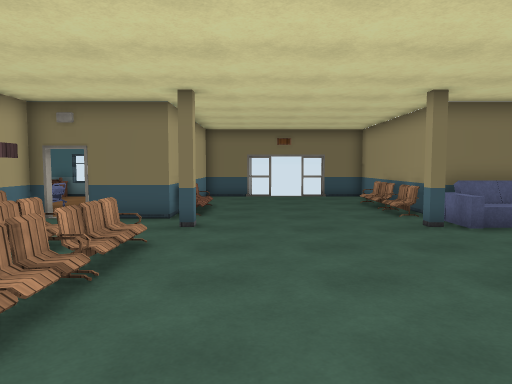
[1] (above)

18 first-person views from a walk through a scene from a Unity 3-D project. The camera is 1.5 m above the floor, tilts 4° down and sees 70° across. The floor is counted in squares, 1 m on a side. Each view is taken from the middle of a square. On the plan, view 1 faces up. The plan holds only what a view shows up to about 16 squares ahead; the rest is blank. The place goes on beyond the plan. The player character is not drawn. Door leaves are left out, so doorways stand open. Some surface patterns are stand-ins.

[2]
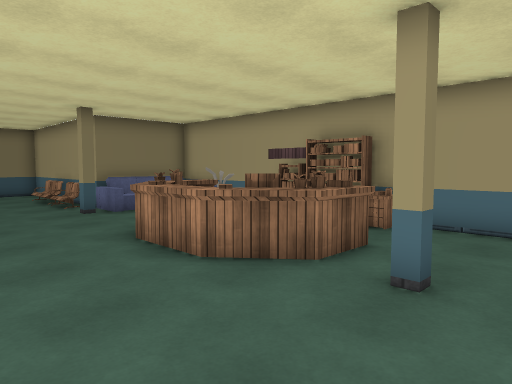

[3]
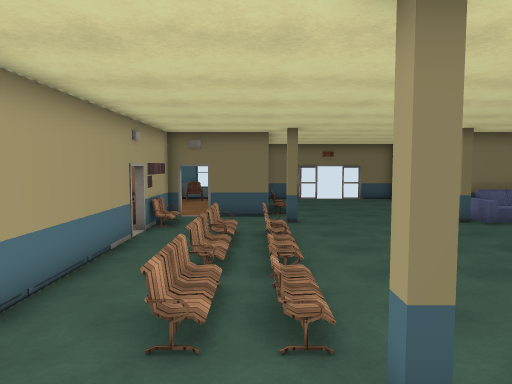

[4]
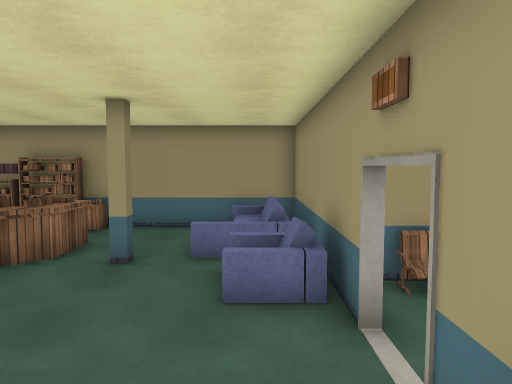

[5]
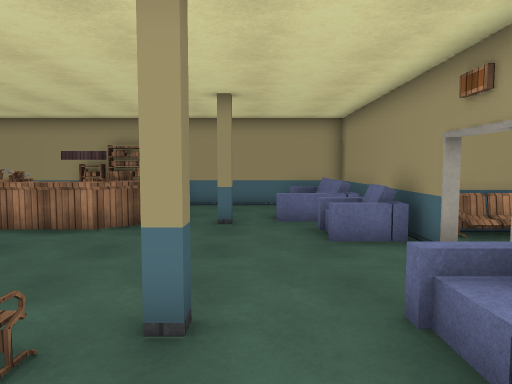

[6]
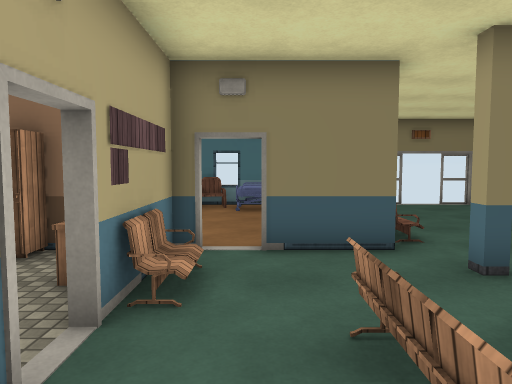

[7]
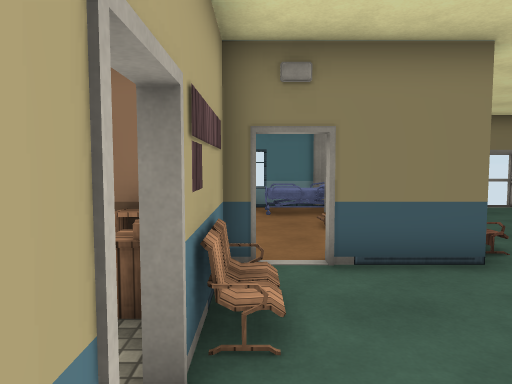

[8]
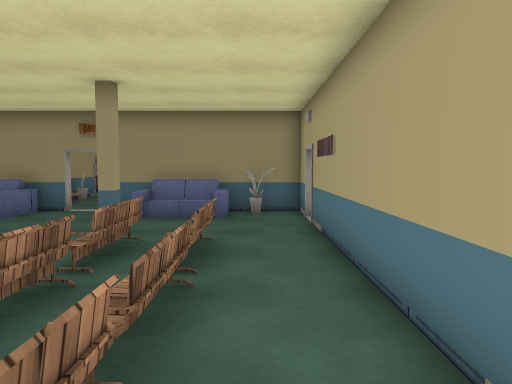

[9]
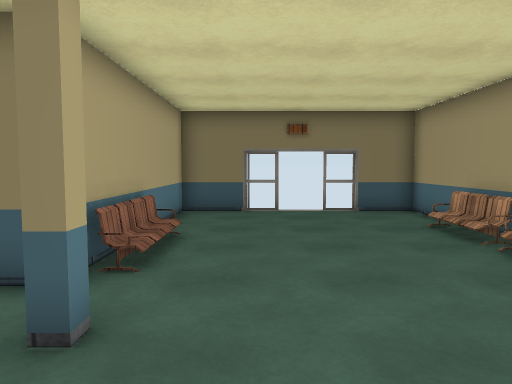

[10]
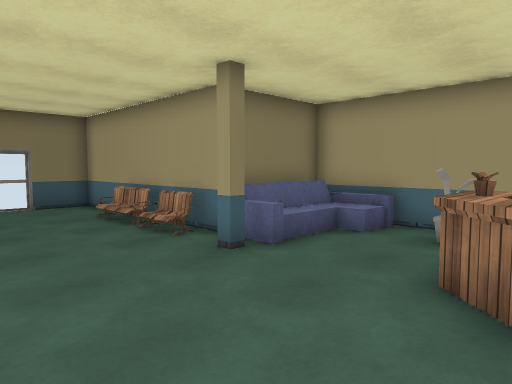

[11]
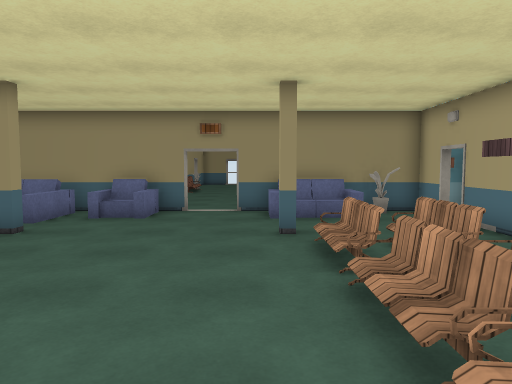

[12]
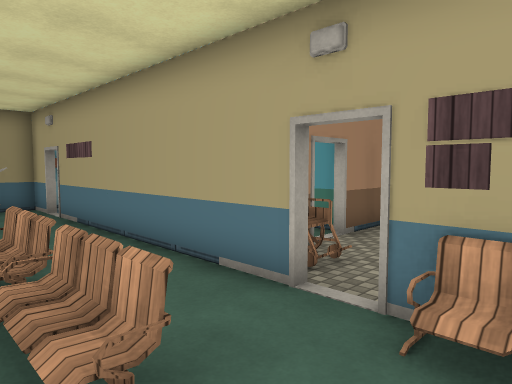

[13]
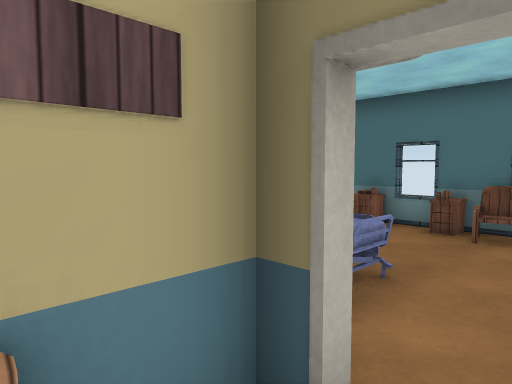

[14]
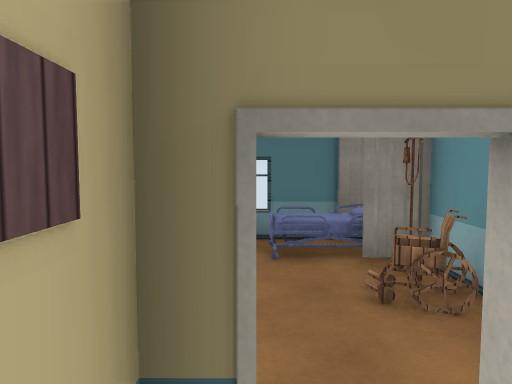

[15]
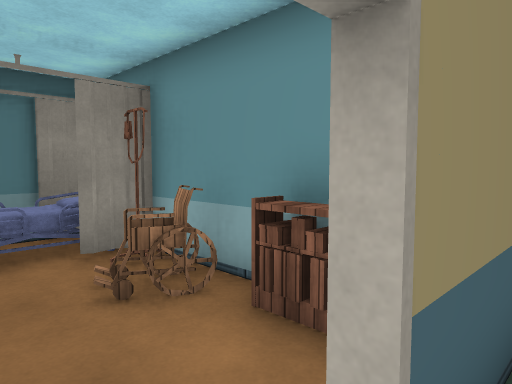

[16]
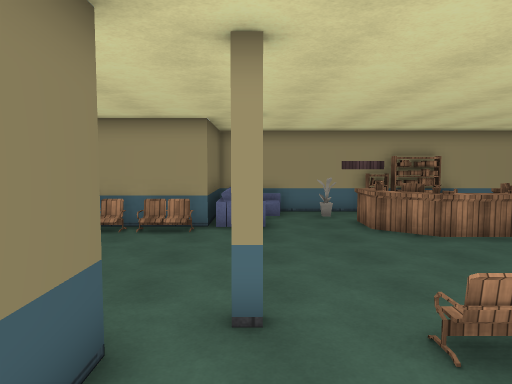

[17]
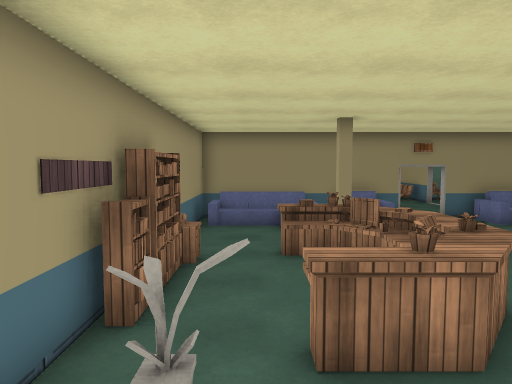

[18]
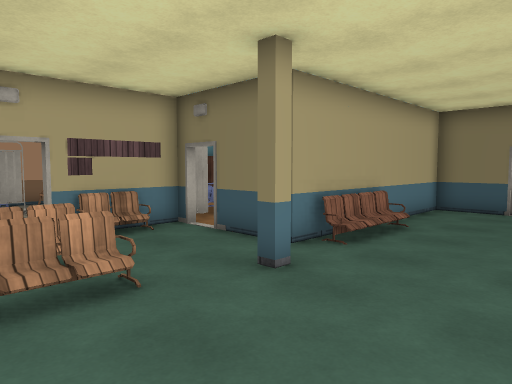

### Floor plan
Key: @ floor where view 1 was taken; # wall or solid block; x gap in a wall; . main floor; : floor 0.5 m higher than the main floor; / step, stairs or slope; D open door; v drop or lower ground; O other object.
Columns run from 9 left of view 1 to 9 right of it. Each row starts with its distance up from view 1.
 19 #       #    #
 18 OOO##OO##....##
 17  ..OOOO.......#
 16  ...OO#.......#
 15  .....O.......#
 14  OO..OO/......#
 13   O...#/......O
 12   O...O/......O
 11 #OODD##/......#####
 10 OOO........... OOO#
  9  .O/...O.....O///:#
  8  . O............./#
  7  .DD.O.O..........#
  6  ODD.://......OO.O#
  5 DO#..:./.....OOO..#
  4   #..://.....OO...O
  3   #..OO/.....OO...O
  2   #..x./.....OO...#
  1    ..O//.....OOO.OO
  0    ..OO/.@....OO..#
 -1   #....O......O...#
 -2   #...............#
 -3   DD..........vO..#
 -4   DD.//:....OOvOOO#
 -5   O###OODDDDO######
 -6            ###

Where each view was taken, in squares from view 1:
view 1: 0 up, 0 right, facing up
view 2: 3 down, 0 right, facing up-right
view 3: 4 down, 3 left, facing up
view 4: 4 down, 3 left, facing right
view 5: 2 down, 5 left, facing right
view 6: 4 up, 5 left, facing up
view 7: 5 up, 6 left, facing up
view 8: 7 up, 5 left, facing down
view 9: 6 up, 0 right, facing up
view 10: 4 up, 0 right, facing up-right
view 11: 7 up, 1 left, facing down
view 12: 9 up, 3 left, facing down-left
view 13: 9 up, 5 left, facing up-left
view 14: 9 up, 6 left, facing up
view 15: 10 up, 6 left, facing up-right
view 16: 9 up, 6 left, facing right
view 17: 9 up, 7 right, facing down
view 18: 5 up, 2 right, facing up-left
